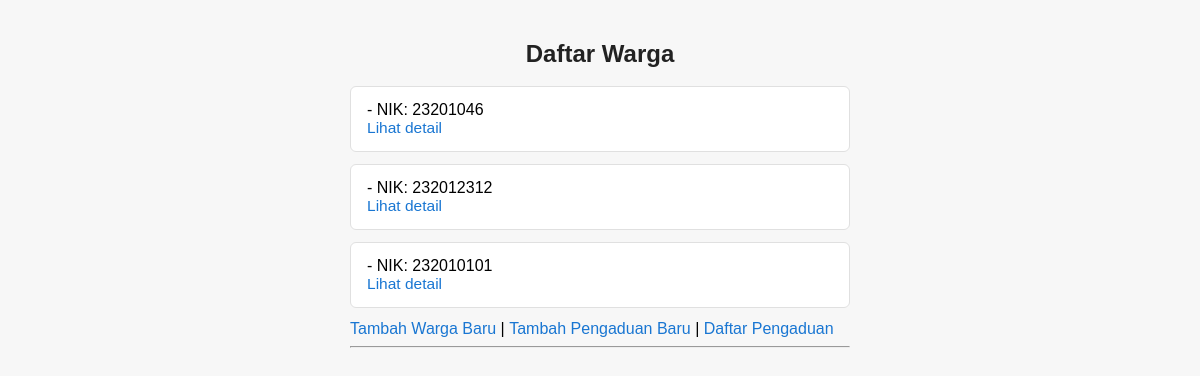
The app's page /warga/, older data.
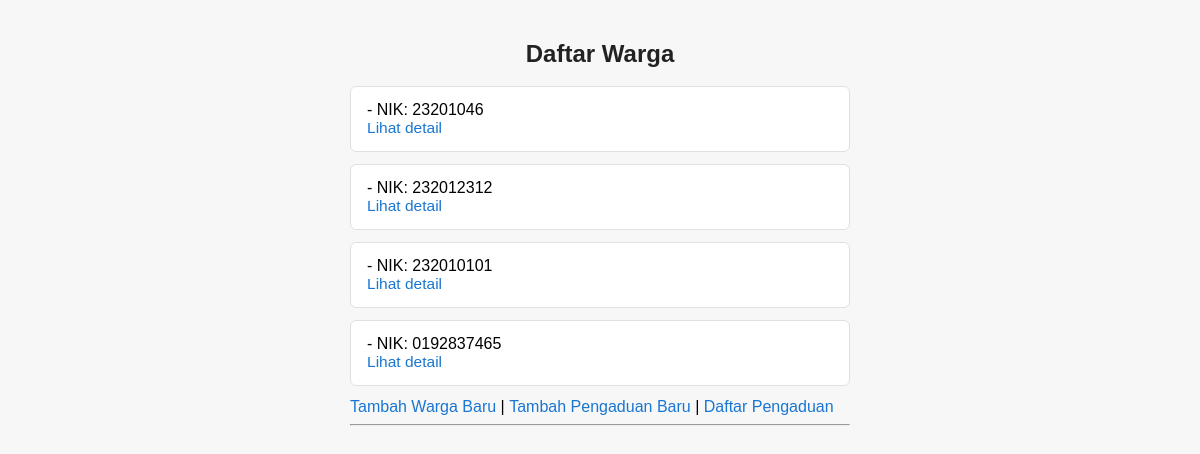
The same page, newer data.
### warga/models.py (models this page shows, shortened)
class Warga(models.Model):
    nik = models.CharField(
        max_length=16,
        unique=True,
        verbose_name="Nomor Induk Kependudukan"
    )
    nama_lengkap = models.CharField(
        max_length=100,
        verbose_name="Nama Lengkap"
    )
    alamat = models.TextField(
        verbose_name="Alamat Tinggal",
        default=""
    )
    no_telepon = models.CharField(
        max_length=15,
        blank=True,
        verbose_name="Nomor Telepon"
    )
    tanggal_registrasi = models.DateTimeField(
        auto_now_add=True
    )

### warga/views.py (the view)
# urls.py: path('warga/', WargaListView.as_view(), name='warga_list'),
class WargaListView(ListView):
    model = Warga

### warga/templates/warga/warga_list.html (shortened to what this page needs)
<!DOCTYPE html>
<html lang="en">
<head>
</head>
<body>
    <h1>Daftar Warga</h1>
    <ul>
    {% for warga in object_list %}
        <li>
             - NIK: {{ warga.nik }}
            <br>
            <a href="{% url 'warga_detail' warga.pk %}" style="color:#1976d2; font-size:0.97rem;">Lihat detail</a>
        </li>
    {% empty %}
        <li class="empty">Belum ada data warga yang terdaftar.</li>
    {% endfor %}
<a href="{% url 'warga_create' %}">Tambah Warga Baru</a>
 |
<a href="{% url 'pengaduan_create' %}">Tambah Pengaduan Baru</a>
 |
<a href="{% url 'pengaduan_list' %}">Daftar Pengaduan</a>
<hr>
    </ul>
</body>
</html>

Row changes from the older to the newer data that the page shows:
added Warga: nik "0192837465"
